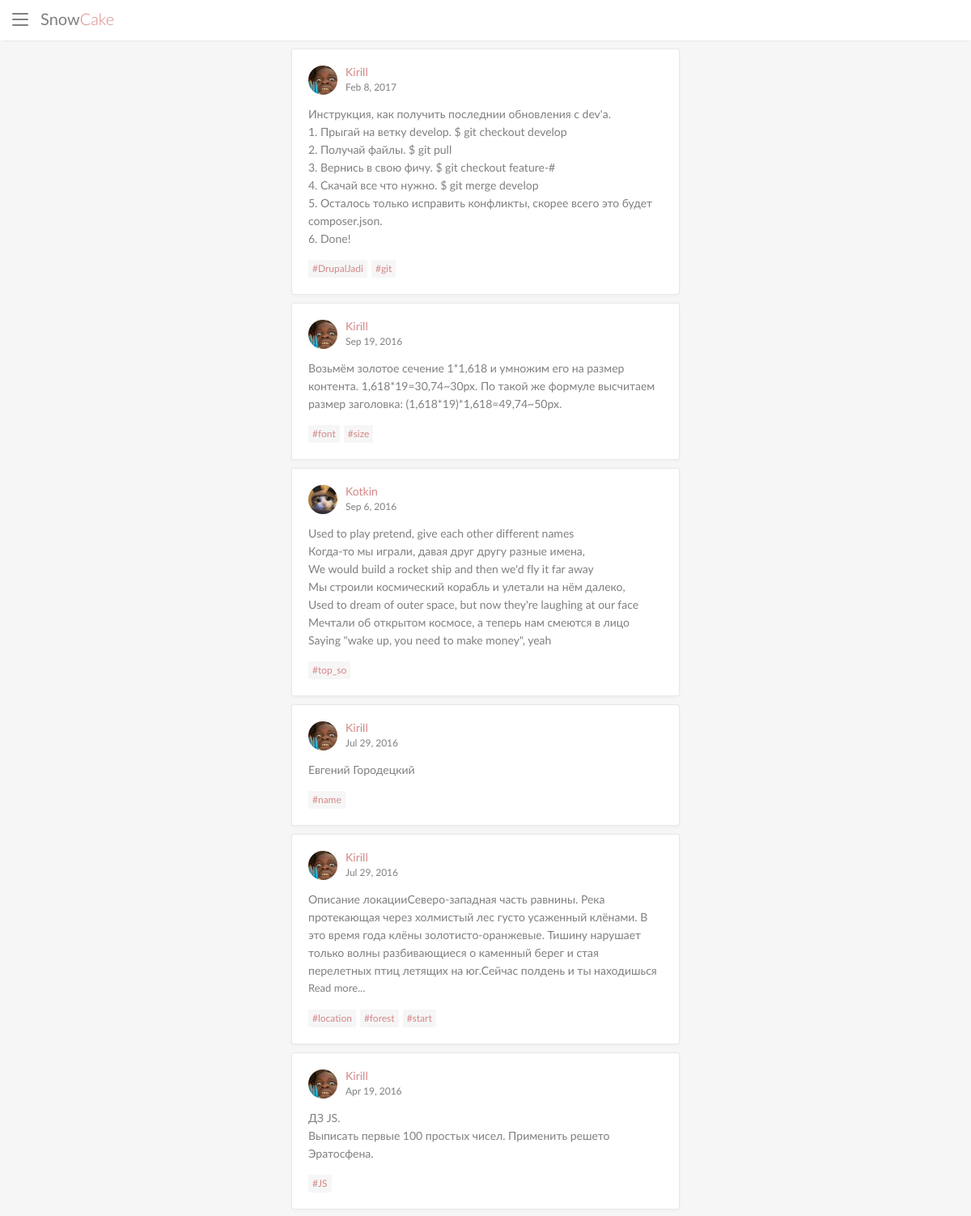
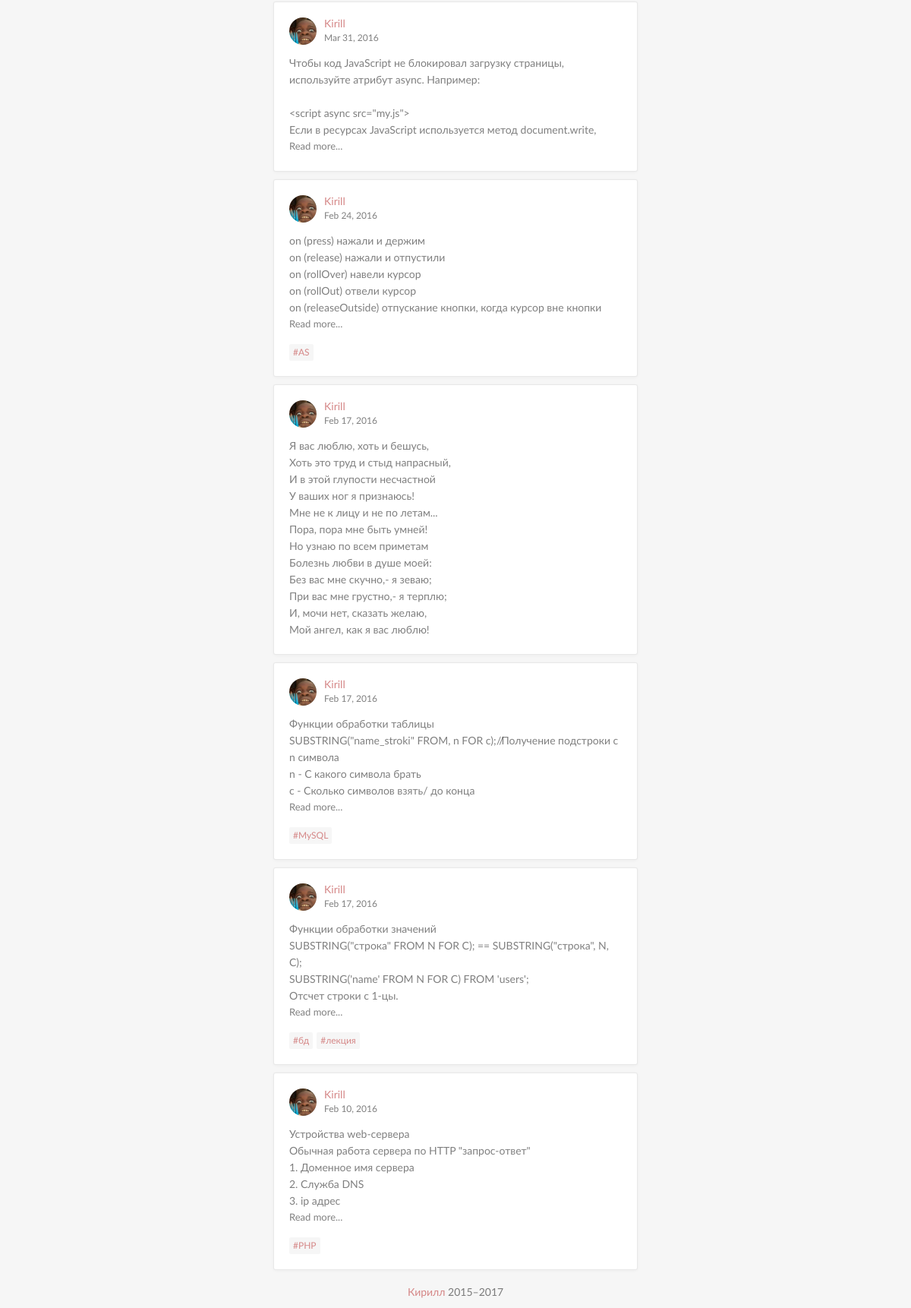
Page /blog on the committed database (2 pictures, top to bottom).
### tables this page shows
CREATE TABLE IF NOT EXISTS `posts` (
`id` int(10) unsigned NOT NULL,
  `author` int(4) NOT NULL DEFAULT '1',
  `text` text NOT NULL,
  `subject` int(1) NOT NULL DEFAULT '4',
  `tags` varchar(255) DEFAULT NULL,
  `date` timestamp NULL DEFAULT NULL,
  `del` tinyint(1) DEFAULT '0',
  `del_at` timestamp NULL DEFAULT NULL
);

### method/main.php (the view, shortened to what this page needs)
<?php
function l()
{
    return (isset($_SESSION['user']['auth']) && $_SESSION['user']['auth'] === true) ? true : false;
}
function getHashtags($text)
{
    $str = '';
    if ($text != '') {
        $str = '<div class="tags">';
        $words = explode(' ', $text);
        foreach ($words as $element) {
            if ($element != "") {
                $element = mb_substr($element, 1);
                $url = urldecode($element);
                $str .= '<a href="?tag=' . $url . '">#' . $element . '</a>';
            }
        }
        $str .= '</div>';
    }
    return $str;
}
function getPost($post)
{
    include('connect_db.php');
    $textLong = (strlen($post['text']) > 600) ? true : false;
    $stm = $db->prepare('SELECT * FROM `users` WHERE `id` = :author  LIMIT 1');
    $stm->execute([':author' => $post['author']]);
    $data = $stm->fetchAll();
    $post['name'] = $data[0]['name'];
    $post['img'] = $data[0]['img'];
    $unixTime = strtotime($post['date']);
    $date = date('M j, Y', $unixTime);
    $dateNow = date('M j, Y');
    $dateYesterday = date('M j, Y', strtotime("yesterday"));
    $post['date'] = $date;
    include($_SERVER['DOCUMENT_ROOT'] . '/view/post.tpl.php');
    $post = ob_get_contents();
    return $post;
}
function showMessages($nowPage = 1)
{
    include('connect_db.php');
    $statement = $db->query('SELECT COUNT(*) FROM `posts` WHERE `del` = 0');
    $rel = $statement->fetch();
    $countPosts = $rel[0];
    $post_count = 12;
    $str = '';
    $now = $nowPage * 12 - 12;
    $stm = $db->prepare('SELECT * FROM `posts` WHERE `del` = 0 ORDER BY `id` DESC LIMIT :min, :max');
    $stm->bindValue(':min', $now, PDO::PARAM_INT);
    $stm->bindValue(':max', $post_count, PDO::PARAM_INT);
    $stm->execute();
    $data = $stm->fetchAll();
    foreach ($data as $post) {
        $str .= getPost($post);
    }
    return $str;
}

### index.php (shortened to what this page needs)
<?php
require 'method/main.php';
$url = explode('?', $_SERVER['REQUEST_URI']);
switch ($url[0]) {
  case '/blog':
    require 'view/header.tpl.php';
    require 'blog.php';
    require 'view/footer.tpl.php';
    break;
}

### view/header.tpl.php (shortened to what this page needs)
<!DOCTYPE html>
<html lang="ru">
<head>
    <link rel="stylesheet" type="text/css" href="css/main.css">
</head>
<body>
<?php
include(l() ? 'menu-l-t.tpl.php' : 'menu-l-f.tpl.php');
?>
<div class="main">
    <div class="content">

### view/menu-l-f.tpl.php (shortened to what this page needs)
<div class="header">
    <div class="site-name sm-switch">
        <div class="burger">
            <div class="burger-bricks sm-out">
                <i class="brick b-1"></i>
                <i class="brick b-2"></i>
                <i class="brick b-3"></i>
            </div>
        </div>
        <span class="first-part">Snow</span><span class="last-part">Cake</span>
    </div>
</div>

### blog.php (shortened to what this page needs)
<?php
$pages = 1;
for ($i = 1; $i <= $pages; $i++) {
    echo showMessages($i);
}

### view/post.tpl.php (shortened to what this page needs)
<div class="wrap-post">
    <div class="post">
        <div class="post-header">
            <div class="post-header-user">
                <div class="post-user-img">
                    <img src="/source/user/<?php echo $post['img']; ?>">
                </div>
                <div class="post-user-name"><?php echo $post['name']; ?></div>
                <div class="post-date"><?php echo $post['date']; ?></div>
            </div>
        </div>
        <article class="<?php if ($textLong): ?>pre<?php endif; ?>"><?php echo $post['text']; ?></article>
        <?php if ($textLong): ?>
            <div class="yet">Read more...</div>
        <?php endif; ?>
        <?php echo getHashtags($post['tags']) ?>
    </div>
</div>

### view/footer.tpl.php (shortened to what this page needs)
</div>
</div>
<footer><a href="mailto:pluskika@gmail.com">Кирилл</a> 2015–<?php echo date('o'); ?></footer>
</body>
</html>

### css/main.css (style rules this page uses)
html { background-color: #f6f6f6; height: 100%; }
body { margin: 0; font: 14px/22px 'LatoRegular', sans-serif; color: rgba(0, 0, 0, .5); height: 100%; -webkit-font-smoothing: antialiased; }
* { outline: none; }
.main { min-height: calc(100% - 40px); }
.content { max-width: 480px; margin: 0 auto; padding: 60px 10px 0 10px; }
.header { background: #ffffff; box-shadow: 0 2px 2px -2px rgba(0, 0, 0, .15); position: fixed; top: 0; left: 0; right: 0; bottom: auto; z-index: 11; height: 50px; }
.burger { display: block; position: absolute; top: 7px; left: 7px; right: 7px; bottom: 7px; width: 36px; height: 36px; }
.burger-bricks { position: relative; width: 100%; height: 14px; margin: 10px 0 }
.burger-bricks .brick { background: #808080; width: 20px; height: 2px; border-radius: 1px; display: block; position: absolute; -webkit-transform-origin: 50% 50%; -moz-transform-origin: 50% 50%; -o-transform-origin: 50% 50%; -ms-transform-origin: 50% 50%; transform-origin: 50% 50%; }
.sm-out .brick { -webkit-transition: top 0.15s ease 0.15s, bottom 0.15s ease 0.15s, opacity 0s ease 0.15s, transform 0.15s ease; transition: top 0.15s ease 0.15s, bottom 0.15s ease 0.15s, opacity 0.0s ease 0.15s, transform 0.15s ease; }
.sm-out .brick.b-1 { top: 0; left: 0; right: 0; bottom: 100%; margin: auto; }
.sm-out .brick.b-2 { top: 0; left: 0; right: 0; bottom: 0; margin: auto; }
.sm-out .brick.b-3 { top: 100%; left: 0; right: 0; bottom: 0; margin: auto; }
.site-name { position: relative; font-size: 20px; color: rgba(0, 0, 0, .5); display: inline-block; height: 50px; padding: 0 14px 0 50px; line-height: 50px; text-decoration: none; cursor: pointer; }
.site-name .last-part { font-family: "LatoLight"; color: #D58787; }
.wrap-post { box-shadow: 0 1px 4px rgba(0, 0, 0, .04); border: 1px solid rgba(0, 0, 0, .09); border-radius: 3px; padding: 20px; background: white; margin: 0 0 10px 0; box-sizing: border-box; opacity: 1; }
.post { position: relative; }
.post-header { margin-bottom: 14px; height: 36px; }
.post-header .post-user-img { float: left; width: 36px; height: 36px; border-radius: 100%; margin-right: 10px; overflow: hidden; }
.post-header .post-user-img img { width: 100%; height: 100%; }
.post-header .post-user-name { font-size: 14px; line-height: 18px; color: #D58787; }
.post-header .post-date { font: 12px/18px 'LatoRegular', sans-serif; }
.tags { margin: 1em 0 0 0; }
.tags a { text-decoration: none; margin-right: 5px; font-size: 12px; color: #D58787; display: inline-block; background: #f6f6f6; padding: 0 5px; border-radius: 2px; }
.post article { overflow-wrap: break-word; white-space: pre-line; width: 100%; }
.pre { height: 110px; overflow: hidden; }
.yet { cursor: pointer; font-size: 13px; color: rgba(0, 0, 0, .5); }
footer { text-align: center; width: 100%; height: 40px; line-height: 40px; }
footer a { text-decoration: none; cursor: pointer; color: #D58787; }

### rows in the picture
posts: text "Инструкция, как получить последнии обновления с dev'а. 1. Прыгай на ветку develop. $ git checkout develop 2. Получай файлы. $ git pull 3. Вернись в свою фичу. $ git checkout feature-# 4. Скачай все что нужно. $ git merge develop 5. Осталось только исправить конфликты, скорее всего это будет composer.json. 6. Done!", tags "DrupalJadi", tags "git"
posts: text "Возьмём золотое сечение 1*1,618 и умножим его на размер контента. 1,618*19=30,74~30px. По такой же формуле высчитаем размер заголовка: (1,618*19)*1,618=49,74~50px.", tags "font", tags "size"
posts: text "Used to play pretend, give each other different names Когда-то мы играли, давая друг другу разные имена, We would build a rocket ship and then we'd fly it far away Мы строили космический корабль и улетали на нём далеко, Used to dream of outer space, but now they're laughing at our face Мечтали об открытом космосе, а теперь нам смеются в лицо Saying \"wake up, you need to make money\", yeah", tags "top_so"
posts: text "Евгений Городецкий", tags "name"
posts: text "Описание локацииСеверо-западная часть равнины. Река протекающая через холмистый лес густо усаженный клёнами. В это время года клёны золотисто-оранжевые. Тишину нарушает только волны разбивающиеся о каменный берег и стая перелетных птиц летящих на юг.Сейчас полдень и ты находишься…", tags "location", tags "forest", tags "start"
posts: text "ДЗ JS. Выписать первые 100 простых чисел. Применить решето Эратосфена.", tags "JS"
posts: text "Чтобы код JavaScript не блокировал загрузку страницы, используйте атрибут async. Например: <script async src=\"my.js\"> Если в ресурсах JavaScript используется метод document.write,…"
posts: text "on (press) нажали и держим on (release) нажали и отпустили on (rollOver) навели курсор on (rollOut) отвели курсор on (releaseOutside) отпускание кнопки, когда курсор вне кнопки…", tags "AS"
posts: text "Я вас люблю, хоть и бешусь, Хоть это труд и стыд напрасный, И в этой глупости несчастной У ваших ног я признаюсь! Мне не к лицу и не по летам... Пора, пора мне быть умней! Но узнаю по всем приметам Болезнь любви в душе моей: Без вас мне скучно,- я зеваю; При вас мне грустно,- я терплю; И, мочи нет, сказать желаю, Мой ангел, как я вас люблю!"
posts: text "Функции обработки таблицы SUBSTRING(\"name_stroki\" FROM, n FOR c); //Получение подстроки с n символа n - С какого символа брать c - Сколько символов взять/ до конца…", tags "MySQL"
posts: text "Функции обработки значений SUBSTRING(\"строка\" FROM N FOR C); == SUBSTRING(\"строка\", N, C); SUBSTRING('name' FROM N FOR C) FROM 'users'; Отсчет строки с 1-цы.…", tags "бд", tags "лекция"
posts: text "Устройства web-сервера Обычная работа сервера по HTTP \"запрос-ответ\" 1. Доменное имя сервера 2. Служба DNS 3. ip адрес…", tags "PHP"

### other values in the picture
$post['name'] "Kirill Kirill Kotkin Kirill Kirill Kirill Kirill Kirill Kirill Kirill Kirill Kirill"
$post['date'] "Feb 8, 2017 Sep 19, 2016 Sep 6, 2016 Jul 29, 2016 Jul 29, 2016 Apr 19, 2016 Mar 31, 2016 Feb 24, 2016 Feb 17, 2016 Feb 17, 2016 Feb 17, 2016 Feb 10, 2016"
